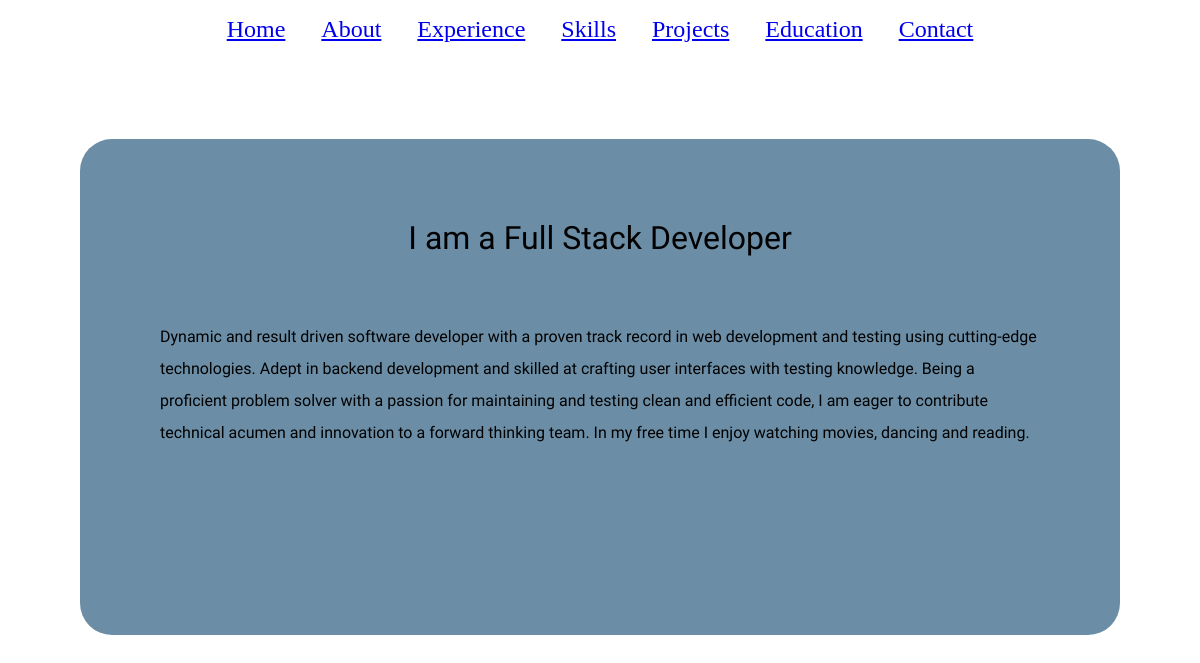
The page /about/ on the database its author committed.
### app_portfolio/models.py (models this page shows, shortened)
class About(models.Model):
    title = models.CharField(max_length=15)
    sub_title= models.CharField(max_length=50)
    description = models.TextField(blank=False)
    profile_img = models.ImageField(upload_to='picture/',)

### app_portfolio/views.py (the view)
# urls.py: path('about/', about, name='about'),
def about(request):
    about_data = About.objects.all()
    context = {
        "about_data": about_data
    }
    return render(request, 'app_portfolio/about.html', context=context)

### templates/app_portfolio/about.html
{% extends 'app_portfolio/base.html' %}
{% load static %}
{% block content %}
{% for about in about_data %}
<div class="about">
  <p class="about_sub_title">{{ about.sub_title }}</p>
  <p class="about_description">{{ about.description }}</p>
</div>
{% endfor %}
{% endblock %}

### static/app_portfolio/style.css (style rules this page uses)
html, body { height: 100vh; margin: 0; padding: 0; background-image: url("background_picture.jpg"); box-sizing: border-box; }
.about { margin: 5rem; height: 50%; padding: 3rem; background-color: #6b8ea6; border-radius: 2rem; }
.about_sub_title { font-family: "Fjalla One"; font-size: 2rem; text-align: center; }
.about_description { font-family: "Fjalla One"; font-size: 1rem; padding: 2rem; line-height: 2rem; }

### rows shown on the page
About: sub_title "I am a Full Stack Developer", description "Dynamic and result driven software developer with a proven track record in web development and testing using cutting-edge technologies. Adept in backend development and skilled at crafting user interfaces with testing knowledge. Being a proficient problem solver with a passion for maintaining and testing clean and efficient code, I am eager to contribute technical acumen and innovation to a forward thinking team. In my free time I enjoy watching movies, dancing and reading."
